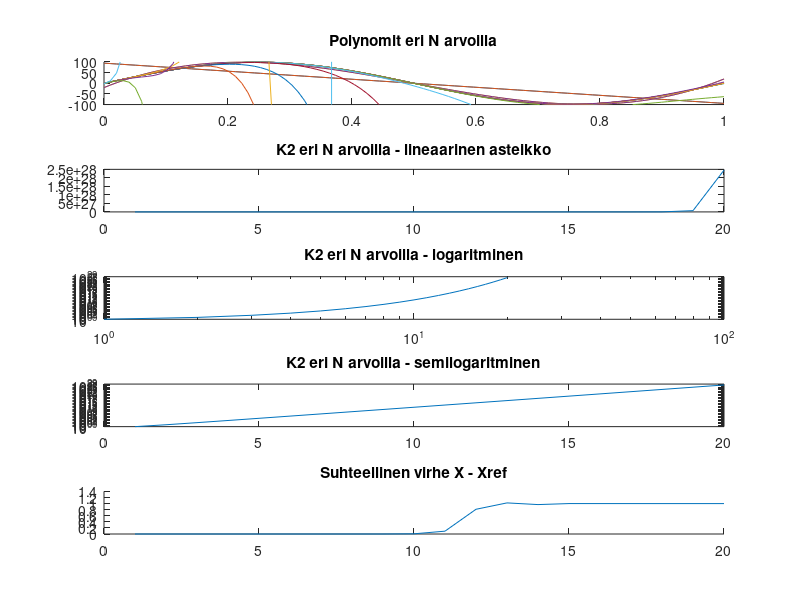

MATLAB code to generate this figure:
figure

% Kaytetaan N 1-20
M = 20;

x = linspace(0, 1, 100);


% Piirretaan polynomi eri arvoilla

virhe = [];

for N=1:M;
  n = 1:N;

  H = hilb(N + 1);
  H1 = invhilb(N + 1);

  f = sin(2*pi.*x);

  b = [sum(f)];
  for i = n
      b = [b sum(f.*x.^i)];
  end

  a = H1*b';
  p = a(1);
  for i = n;
    p = p + a(i+1)*x.^i;
  end

  subplot(5, 1, 1);
  hold on;
  plot(x, p);
  title('Polynomit eri N arvoilla');
  axis([0 1 -100 100]);


  % Lasketaan virhe
  X = inv(H)*b';
  Xref = H1*b';
  virhe = [virhe norm(X-Xref)/norm(Xref)];
end


% Piiretään virhe
subplot(5, 1, 5);
hold on;
plot(n, virhe)
title('Suhteellinen virhe X - Xref');

  

% Piirretaan K2

n = 1:M;
nor = @(m) norm(hilb(m))*norm(invhilb(m));

K2 = [];
for i=n;
  K2 = [K2 nor(i)];
end

subplot(5, 1, 2);
plot(n, K2);
title('K2 eri N arvoilla - lineaarinen asteikko');
subplot(5, 1, 3);
loglog(n, K2);
title('K2 eri N arvoilla - logaritminen');
subplot(5, 1, 4);
semilogy(n, K2);
title('K2 eri N arvoilla - semilogaritminen');



